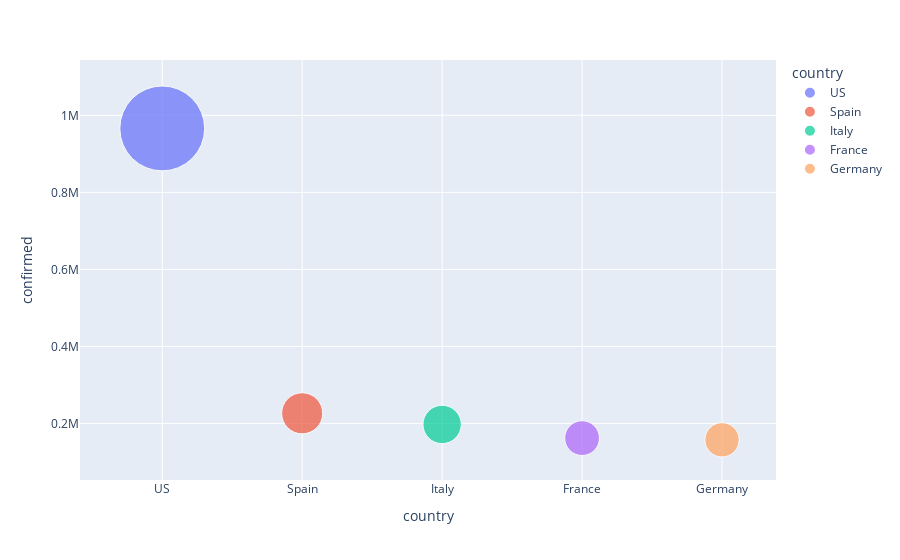

Notebook source saved alongside this figure:
### Code cell
# Data preparation

# !pip freeze
# !pip install cufflinks plotly
# !pip install plotly --upgrade
# !pip install plotly 

# x and y given as array_like objects
import plotly.express as px
fig = px.scatter(sorted_country_df.head(10), x='country', y='confirmed', size='confirmed', 
                  color='country', hover_name='country', size_max=60)
# fig.update_layout()
fig.show()

### Figure 1 — Plotly figure (JSON) as saved in the notebook; plotly's stock layout.template omitted (floating-point values rounded to 4 significant figures)
{"data": [{"hovertemplate": "<b>%{hovertext}</b><br><br>country=%{x}<br>confirmed=%{marker.size}<extra></extra>", "hovertext": ["US"], "legendgroup": "US", "marker": {"color": "#636efa", "size": [965910], "sizemode": "area", "sizeref": 268.3, "symbol": "circle"}, "mode": "markers", "name": "US", "showlegend": true, "type": "scatter", "x": ["US"], "xaxis": "x", "y": [965910], "yaxis": "y"}, {"hovertemplate": "<b>%{hovertext}</b><br><br>country=%{x}<br>confirmed=%{marker.size}<extra></extra>", "hovertext": ["Spain"], "legendgroup": "Spain", "marker": {"color": "#EF553B", "size": [226629], "sizemode": "area", "sizeref": 268.3, "symbol": "circle"}, "mode": "markers", "name": "Spain", "showlegend": true, "type": "scatter", "x": ["Spain"], "xaxis": "x", "y": [226629], "yaxis": "y"}, {"hovertemplate": "<b>%{hovertext}</b><br><br>country=%{x}<br>confirmed=%{marker.size}<extra></extra>", "hovertext": ["Italy"], "legendgroup": "Italy", "marker": {"color": "#00cc96", "size": [197675], "sizemode": "area", "sizeref": 268.3, "symbol": "circle"}, "mode": "markers", "name": "Italy", "showlegend": true, "type": "scatter", "x": ["Italy"], "xaxis": "x", "y": [197675], "yaxis": "y"}, {"hovertemplate": "<b>%{hovertext}</b><br><br>country=%{x}<br>confirmed=%{marker.size}<extra></extra>", "hovertext": ["France"], "legendgroup": "France", "marker": {"color": "#ab63fa", "size": [162220], "sizemode": "area", "sizeref": 268.3, "symbol": "circle"}, "mode": "markers", "name": "France", "showlegend": true, "type": "scatter", "x": ["France"], "xaxis": "x", "y": [162220], "yaxis": "y"}, {"hovertemplate": "<b>%{hovertext}</b><br><br>country=%{x}<br>confirmed=%{marker.size}<extra></extra>", "hovertext": ["Germany"], "legendgroup": "Germany", "marker": {"color": "#FFA15A", "size": [157770], "sizemode": "area", "sizeref": 268.3, "symbol": "circle"}, "mode": "markers", "name": "Germany", "showlegend": true, "type": "scatter", "x": ["Germany"], "xaxis": "x", "y": [157770], "yaxis": "y"}], "layout": {"legend": {"itemsizing": "constant", "title": {"text": "country"}, "tracegroupgap": 0}, "margin": {"t": 60}, "xaxis": {"anchor": "y", "categoryarray": ["US", "Spain", "Italy", "France", "Germany"], "categoryorder": "array", "domain": [0, 1], "title": {"text": "country"}}, "yaxis": {"anchor": "x", "domain": [0, 1], "title": {"text": "confirmed"}}}}
